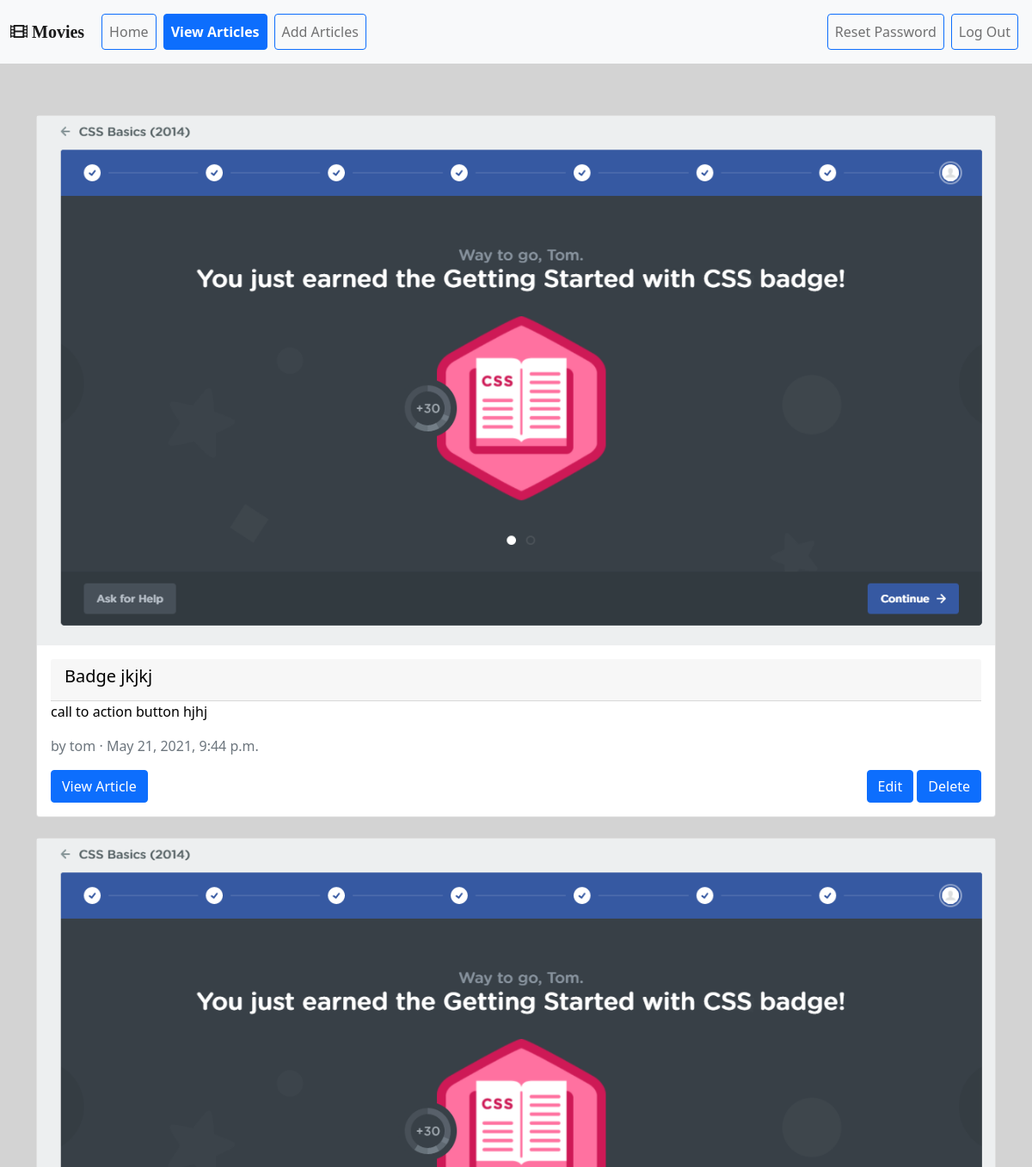
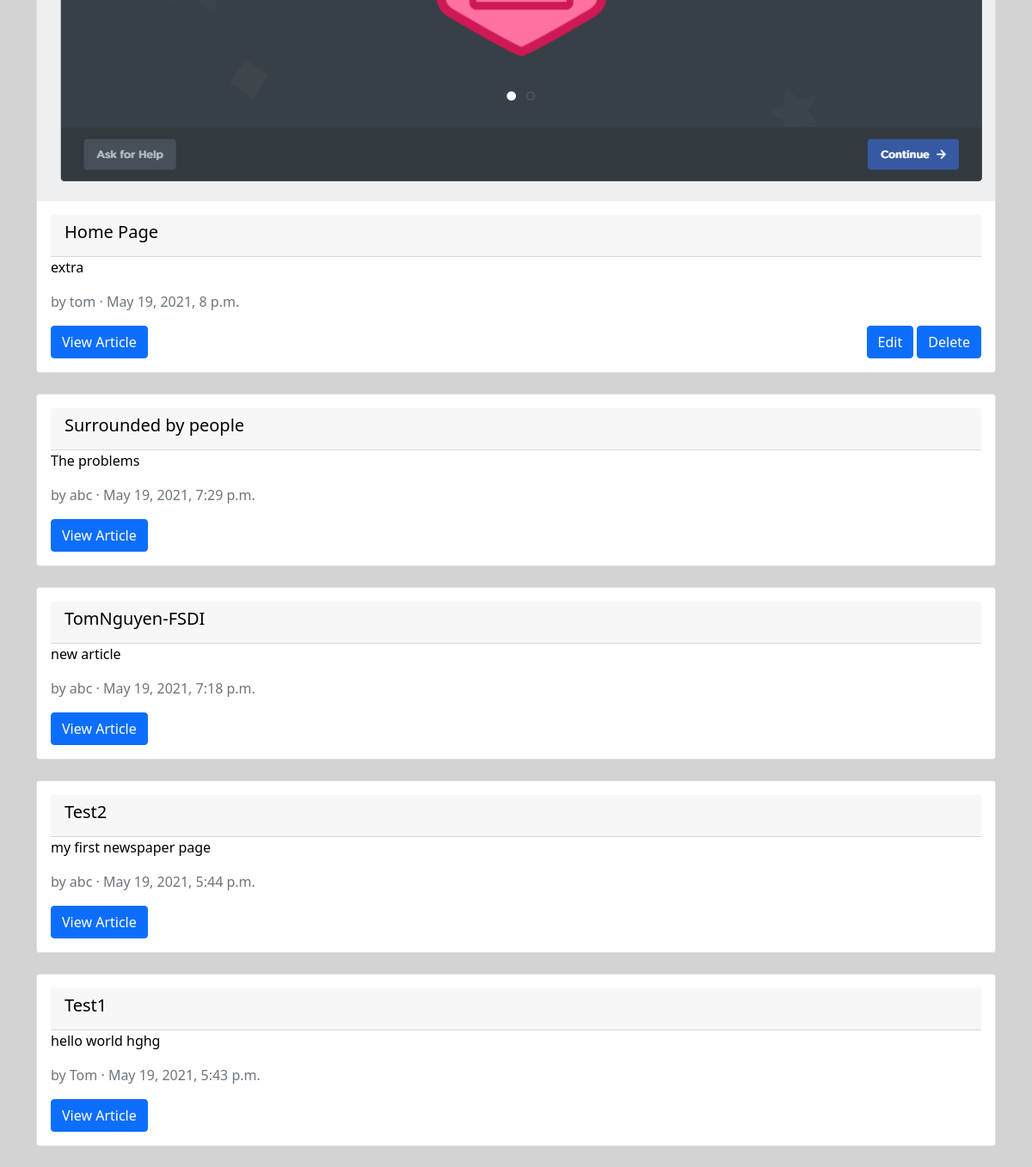
/articles/ (signed in), run on the app's committed database (2 pictures, top to bottom).
### articles/models.py (models this page shows, shortened)
class Article(models.Model):
    title = models.CharField(max_length=255)
    body = models.TextField()
    date = models.DateTimeField(auto_now_add=True)
    author = models.ForeignKey(
        get_user_model(),       # the user that is creating the model
        on_delete = models.CASCADE
    )
    image = models.ImageField(upload_to='static/images/', default='static/images/')

### accounts/models.py (models this page shows)
class CustomUser(AbstractUser):
    age = models.PositiveIntegerField(null=True, blank=True)

### articles/views.py (the view)
# urls.py: path('', ArticleListView.as_view(),  name='article_list'),
class ArticleListView(ListView):
    model = Article
    template_name = "article_list.html"

### articles/templatetags/poll_extras.py (called while the page is built)
@register.filter(name='get_image_url')
def get_image_url(full_url):
    all_url = full_url.split('/')
    return all_url[len(all_url)-1]

### templates/article_list.html (shortened to what this page needs)
{% extends 'base.html' %}
{% load static %}
{% load poll_extras %}
{% block cssstyle %}
<link rel="stylesheet" href="{% static 'css/article_detail.css' %}">
{% endblock cssstyle %}
{% block content %}
    <div class="container">
        {% for article in object_list reversed %}
        <div class="card mx-auto">
            {% if article.image.url != '/images/' %}
                <a href="{% url 'article_detail' article.pk %}">
                    <img src="{% static article.image.url|get_image_url %}" class="img-fluid" alt="image">
                </a>
            {% endif %}
            <div class="card-body">
                <a href="{% url 'article_detail' article.pk %}" style="text-decoration: none; color: black;">
                    <div class="card-header">
                        <h5 class="card-title">{{ article.title|capfirst }}</h5>
                    </div>
                    <p class="card-text">{{ article.body }}</p>
                    <p>
                        <span class="text-muted">
                            by {{ article.author }} &middot; {{ article.date }}
                        </span>
                    </p>
                </a>
                <a href="{% url 'article_detail' article.pk %}" class="btn btn-primary">View Article</a>
                {% if user == article.author %}
                <div class="article-detail-ed">
                    <a class="btn btn-primary" href="{% url 'article_edit' article.pk %}">Edit</a>
                    <a class="btn btn-primary" href="{% url 'article_delete' article.pk %}">Delete</a>
                </div>
                {% endif %}
            </div>
        </div>
        <br />
        {% endfor %}
    </div>
{% endblock content %}

### static/css/base.css (style rules this page uses)
body { background-color:lightgrey; }
.card:first-of-type { margin-top: 60px; }

### static/css/article_detail.css (style rules this page uses)
.article-detail-ed { float:right; }

### data on the page
Article: image (picture), title "Badge jkjkj", body "call to action button hjhj", author "tom", date "May 21, 2021, 9:44 p.m.", shows "Edit"
Article: image (picture), title "Home Page", body "extra", author "tom", date "May 19, 2021, 8 p.m.", shows "Edit"
Article: title "Surrounded by people", body "The problems", author "abc", date "May 19, 2021, 7:29 p.m."
Article: title "TomNguyen-FSDI", body "new article", author "abc", date "May 19, 2021, 7:18 p.m."
Article: title "Test2", body "my first newspaper page", author "abc", date "May 19, 2021, 5:44 p.m."
Article: title "Test1", body "hello world hghg", author "Tom", date "May 19, 2021, 5:43 p.m."
